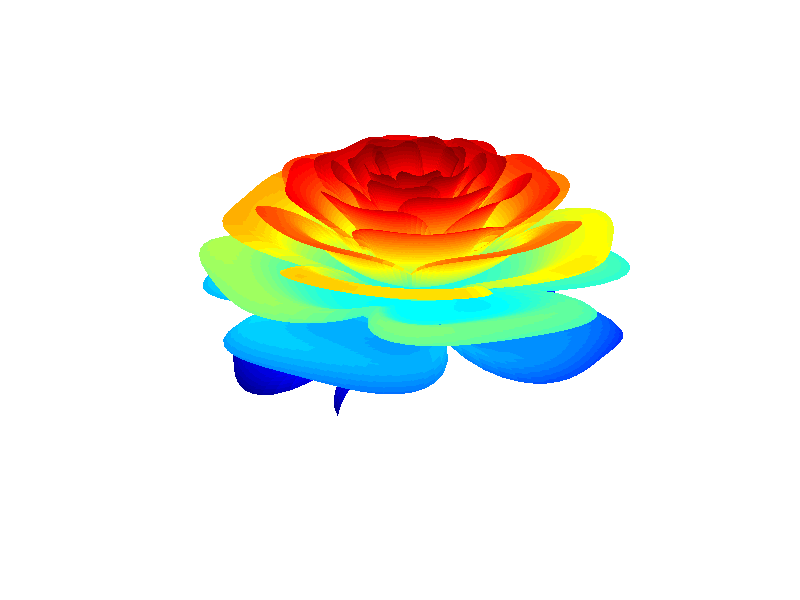

Source code (MATLAB):
% cleaning up
close all
clear

n=1028;
p=pi;
[R,T]=ndgrid(linspace(0,1,n),linspace(-2,20*p,n));
x=1-(.5)*((5/4)*(1-mod(3.6*T,2*p)/p).^2-.25).^2;
U=2*exp(-T/(8*p));
L=sin(U);
J=cos(U);
y=1.99*(R.^2).*(1.2*R-1).^2.*L;
K=x.*(R.*L+y.*J);
X=K.*sin(T);
Y=K.*cos(T);
Z=x.*(R.*J-y.*L);
surf(X,Y,Z,'LineStyle','none')
grid,axis off;
colormap(jet)